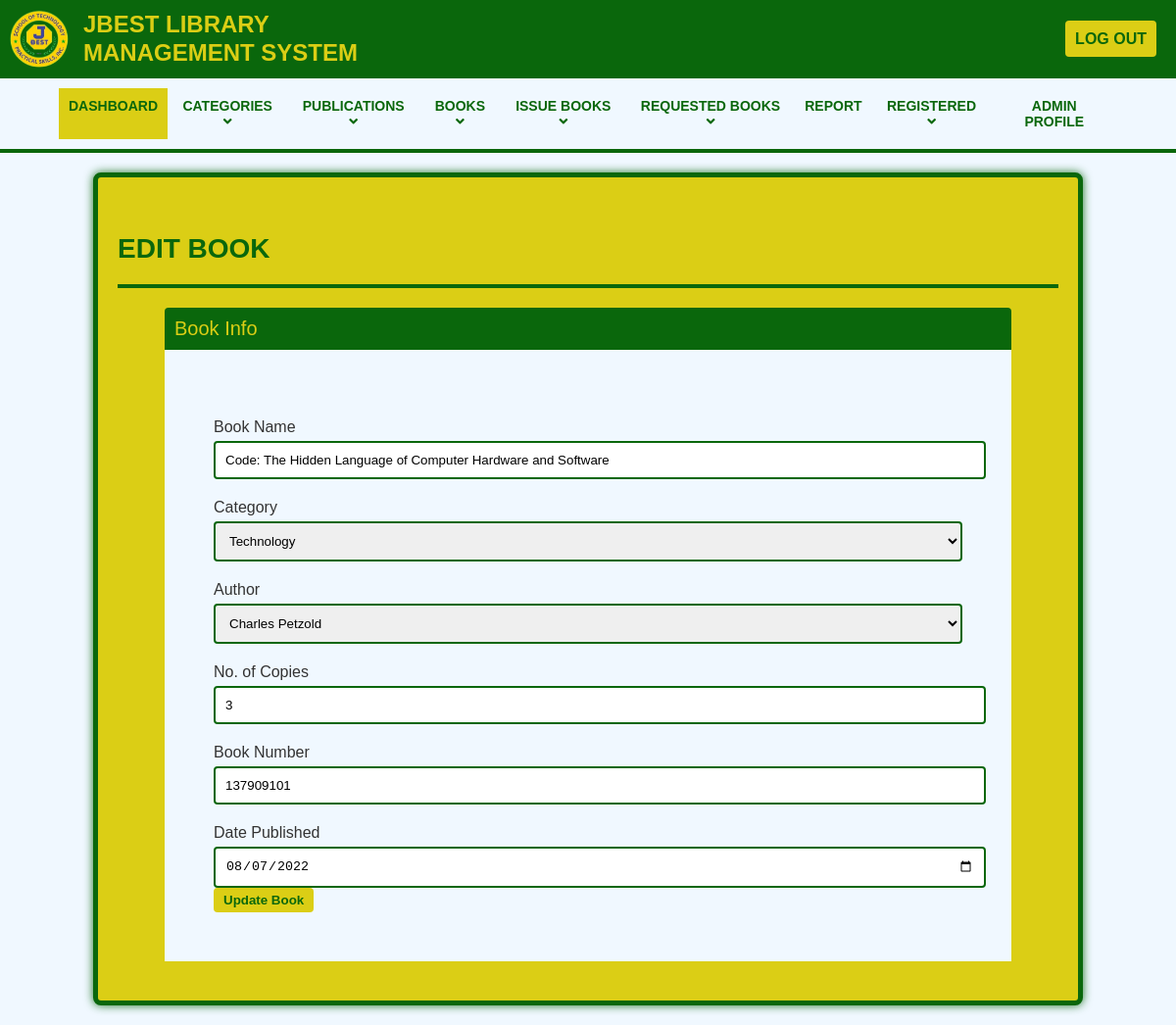
Page /admin/edit_book.php?bookid=50 on the committed database.
### tables this page shows
CREATE TABLE `tblbooks` (
  `id` int(11) NOT NULL,
  `BookName` varchar(250) DEFAULT NULL,
  `Copies` int(11) DEFAULT NULL,
  `IssuedCopies` int(1) NOT NULL DEFAULT 0,
  `BookNumber` int(100) NOT NULL,
  `CatId` int(11) DEFAULT NULL,
  `AuthorId` int(11) DEFAULT NULL,
  `datepublished` date DEFAULT NULL,
  `RegDate` timestamp NULL DEFAULT current_timestamp(),
  `UpdationDate` timestamp NULL DEFAULT NULL ON UPDATE current_timestamp(),
  `archive` int(1) NOT NULL DEFAULT 1
);

### admin/edit_book.php (the view, shortened to what this page needs)
<?php
include('includes/config.php');
if (isset($_GET['bookid'])) {
    $id = $_GET['bookid'];
    $bookQuery = "SELECT * FROM tblbooks WHERE id = '$id'";
    $bookResult = mysqli_query($conn, $bookQuery);
    $bookData = mysqli_fetch_assoc($bookResult);
}
$categoryQuery = "SELECT * FROM tblcategory WHERE Status = 1";
$categoryResult = mysqli_query($conn, $categoryQuery);
$authorQuery = "SELECT * FROM tblauthors";
$authorResult = mysqli_query($conn, $authorQuery);
?>
<!DOCTYPE html>
<html lang="en">
<head>
    <link rel="stylesheet" href="https://cdnjs.cloudflare.com/ajax/libs/font-awesome/5.15.4/css/all.min.css">
    <link rel="stylesheet" href="assets/css/admin.css">
    <link rel="stylesheet" href="assets/css/tables.css">
    <link rel="stylesheet" href="assets/css/admin.css">
</head>
<body>
    <?php include('includes/header.php'); ?>
    <div class="content-wrapper">
        <div class="container">
            <div class="row pad-botm">
                <div class="col-md-12">
                    <h4 class="header-line">EDIT BOOK</h4>
                </div>
            </div>
            <div class="row">
                <div class="col-md-6 col-sm-6 col-xs-12 col-md-offset-3">
                    <div class="panel panel-info">
                        <div class="panel-heading">
                            Book Info
                        </div>
                        <div class="panel-body">
                            <form role="form" method="post">
                                <div class="form-group">
                                    <label for="bookName">Book Name</label>
                                    <input type="text" class="form-control" id="bookName" name="bookName" value="<?php echo htmlspecialchars($bookData['BookName']); ?>" required>
                                </div>
                                <div class="form-group">
                                    <label for="category">Category</label>
                                    <select class="form-control" id="category" name="category" required>
                                        <?php
                                        while ($row = mysqli_fetch_assoc($categoryResult)) {
                                            $selected = ($row['id'] == $bookData['CatId']) ? 'selected' : '';
                                            echo '<option value="' . htmlspecialchars($row['id']) . '" ' . $selected . '>' . htmlspecialchars($row['CategoryName']) . '</option>';
                                        }
                                        ?>
                                    </select>
                                </div>
                                <div class="form-group">
                                    <label for="author">Author</label>
                                    <select class="form-control" id="author" name="author" required>
                                        <?php
                                        while ($authorRow = mysqli_fetch_assoc($authorResult)) {
                                            $selected = ($authorRow['id'] == $bookData['AuthorId']) ? 'selected' : '';
                                            echo '<option value="' . htmlspecialchars($authorRow['id']) . '" ' . $selected . '>' . htmlspecialchars($authorRow['AuthorName']) . '</option>';
                                        }
                                        ?>
                                    </select>
                                </div>
                                <div class="form-group">
                                    <label for="numberOfCopies">No. of Copies</label>
                                    <input type="number" class="form-control" id="numberOfCopies" name="numberOfCopies" value="<?php echo htmlspecialchars($bookData['Copies']); ?>" required min="1">
                                </div>
                                <div class="form-group">
                                    <label for="bookNumber">Book Number</label>
                                    <input type="text" class="form-control" id="bookNumber" name="bookNumber" value="<?php echo htmlspecialchars($bookData['BookNumber']); ?>" required>
                                </div>
                                <div class="form-group">
                                    <label for="datepublished">Date Published</label>
                                    <input type="date" class="form-control" id="datepublished" name="datepublished" value="<?php echo htmlspecialchars($bookData['datepublished']); ?>" required>
                                </div>
                                <button type="submit" class="btn btn-primary">Update Book</button>
                            </form>
                        </div>
                    </div>
                </div>
            </div>
        </div>
    </div>
</body>
</html>

### admin/assets/css/admin.css (style rules this page uses)
body { margin: 0; font-family: Arial, sans-serif; background-color: aliceblue; }
.content-wrapper { padding: 20px; background-color: #dbce15; border-radius: 8px; border: 5px solid #0a670c; box-shadow: 0 0 10px rgba(10, 103, 12, 0.9); margin: 20px auto; max-width: 80%; }
.header-line { font-size: 28px; color: #0A670C; font-weight: bold; margin-bottom: 20px; border-bottom: 4px solid #0a670c; padding-bottom: 20px; }
.panel-info { border-color: #0a670c; }
.panel-heading { background-color: #0A670C; color: #dbce15; padding: 10px; font-size: 20px; border-radius: 4px 4px 0 0; align-items: center; margin-left: 5%; margin-right: 5%; }
.panel-body { padding: 50px; background-color: aliceblue; margin-left: 5%; margin-right: 5%; margin-bottom: 20px; }
.form-group label { font-size: 16px; color: #333; margin-top: 20px; display: flex; }
.form-control { border-radius: 4px; border: 2px solid #0a670c; padding: 10px; padding-right: 10px; margin-top: 5px; width: 100% !important; }
option { font-size: 16px; color: #000; background-color: #f0f8ff; padding: 5px; }

### admin/assets/css/tables.css (style rules this page uses)
.btn { padding: 5px 10px; border-radius: 4px; text-decoration: none; color: #fff; }
.btn-primary { background-color: #dbce15; color: #0a670c; font-weight: 600; border: none; }

### rows in the picture
tblbooks: bookName "Code: The Hidden Language of Computer Hardware and Software", numberOfCopies "3", bookNumber "137909101", datepublished "08/07/2022"

### other values in the picture
form field category "Technology"
form field author "Charles Petzold"
